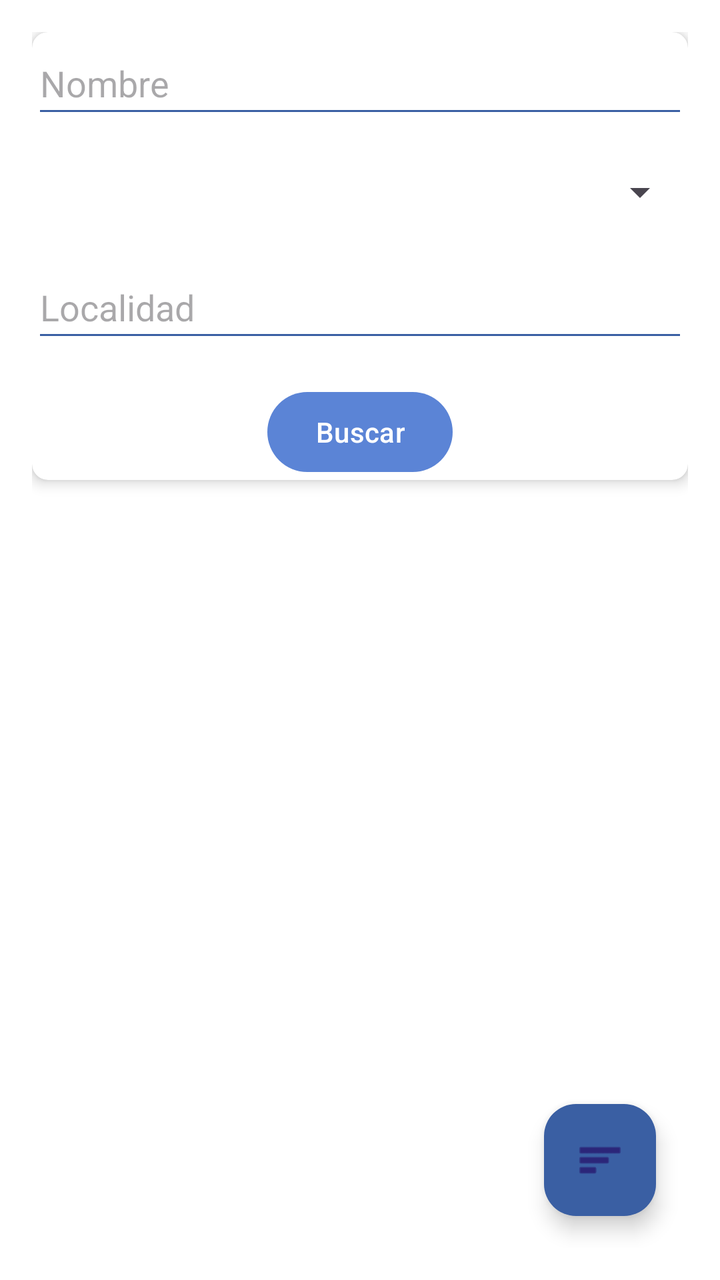
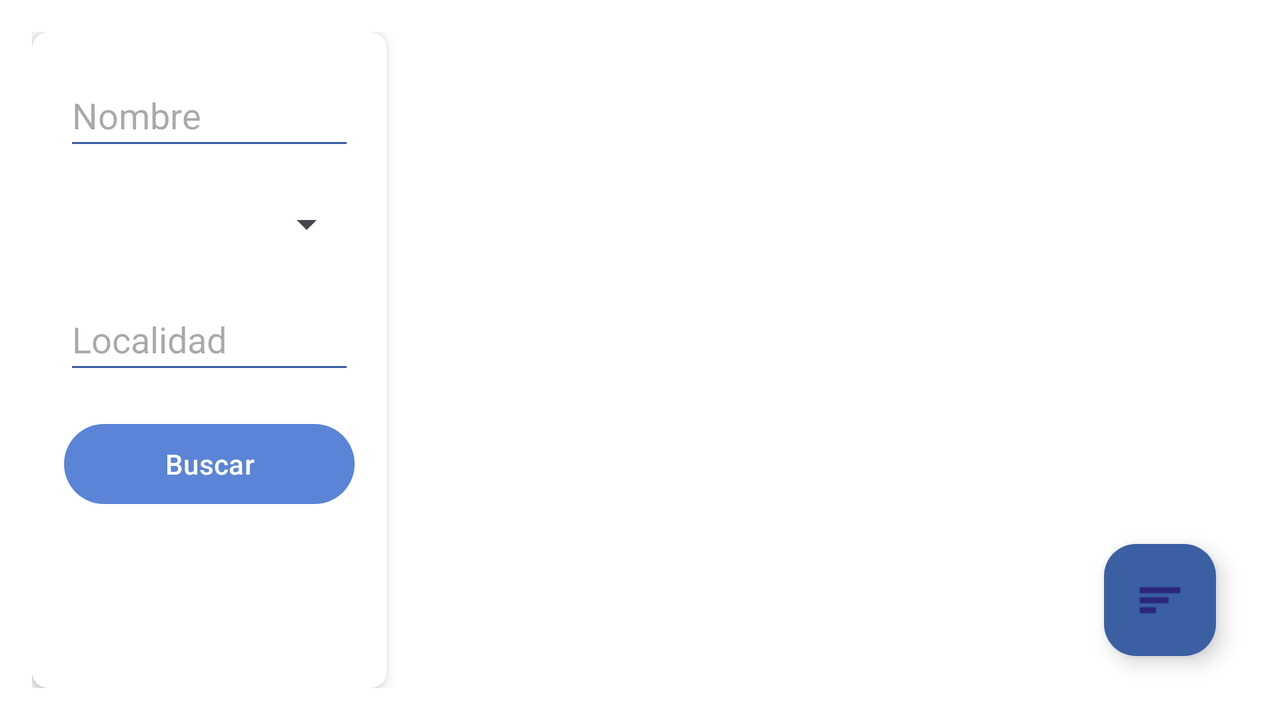

An Android layout and its configuration variant, each rendered on a device that would load it. The default file and the variant file are quoted in full after the pictures.
<!-- AndroidManifest.xml: application theme Theme.VitaSaludApp -->
<!-- res/layout/fragment_buscador.xml -->
<?xml version="1.0" encoding="utf-8"?>
<androidx.constraintlayout.widget.ConstraintLayout
    xmlns:android="http://schemas.android.com/apk/res/android"
    xmlns:app="http://schemas.android.com/apk/res-auto"
    android:layout_width="match_parent"
    android:layout_height="match_parent"
    android:background="@color/colorBackground"
    android:padding="16dp">

    
    <androidx.cardview.widget.CardView
        android:id="@+id/filter_container"
        android:layout_width="0dp"
        android:layout_height="wrap_content"
        app:cardElevation="4dp"
        app:cardCornerRadius="8dp"
        android:padding="16dp"
        app:layout_constraintTop_toTopOf="parent"
        app:layout_constraintStart_toStartOf="parent"
        app:layout_constraintEnd_toEndOf="parent">

        <androidx.constraintlayout.widget.ConstraintLayout
            android:layout_width="match_parent"
            android:layout_height="wrap_content">

            
            <EditText
                android:id="@+id/search_input_nombre"
                android:layout_width="0dp"
                android:layout_height="48dp"
                android:hint="@string/nombre"
                android:autofillHints="name"
                android:importantForAutofill="yes"
                android:imeOptions="actionNext"
                android:inputType="text"
                android:backgroundTint="@color/colorPrimaryDark"
                android:textColor="@color/colorText"
                app:layout_constraintTop_toTopOf="parent"
                app:layout_constraintStart_toStartOf="parent"
                app:layout_constraintEnd_toEndOf="parent"/>

            
            <Spinner
                android:id="@+id/spinner_especialidad"
                android:layout_width="0dp"
                android:layout_height="48dp"
                android:layout_marginTop="8dp"
                android:importantForAutofill="no"
                app:layout_constraintTop_toBottomOf="@id/search_input_nombre"
                app:layout_constraintStart_toStartOf="parent"
                app:layout_constraintEnd_toEndOf="parent"/>

            
            <EditText
                android:id="@+id/search_input_localidad"
                android:layout_width="0dp"
                android:layout_height="48dp"
                android:layout_marginTop="8dp"
                android:hint="@string/localidad"
                android:autofillHints="addressCity"
                android:importantForAutofill="yes"
                android:imeOptions="actionDone"
                android:inputType="text"
                android:backgroundTint="@color/colorPrimaryDark"
                android:textColor="@color/colorText"
                app:layout_constraintTop_toBottomOf="@id/spinner_especialidad"
                app:layout_constraintStart_toStartOf="parent"
                app:layout_constraintEnd_toEndOf="parent"/>

            
            <com.google.android.material.button.MaterialButton
                android:id="@+id/search_button"
                android:layout_width="wrap_content"
                android:layout_height="wrap_content"
                android:layout_marginTop="16dp"
                android:text="@string/buscar"
                android:importantForAutofill="no"
                app:icon="@drawable/ic_search"
                app:layout_constraintEnd_toEndOf="parent"
                app:layout_constraintStart_toStartOf="parent"
                app:layout_constraintTop_toBottomOf="@id/search_input_localidad" />

        </androidx.constraintlayout.widget.ConstraintLayout>
    </androidx.cardview.widget.CardView>

    
    <androidx.recyclerview.widget.RecyclerView
        android:id="@+id/recycler_view_buscador"
        android:layout_width="0dp"
        android:layout_height="0dp"
        app:layout_constraintTop_toBottomOf="@id/filter_container"
        app:layout_constraintBottom_toBottomOf="parent"
        app:layout_constraintStart_toStartOf="parent"
        app:layout_constraintEnd_toEndOf="parent"
        android:layout_marginTop="16dp"/>

    
    <ProgressBar
        android:id="@+id/progress_bar"
        android:layout_width="wrap_content"
        android:layout_height="wrap_content"
        app:layout_constraintTop_toTopOf="parent"
        app:layout_constraintBottom_toBottomOf="parent"
        app:layout_constraintStart_toStartOf="parent"
        app:layout_constraintEnd_toEndOf="parent"
        android:visibility="gone"/>

    
    <com.google.android.material.floatingactionbutton.FloatingActionButton
        android:id="@+id/fab_ordenar"
        android:layout_width="wrap_content"
        android:layout_height="wrap_content"
        android:layout_margin="16dp"
        android:contentDescription="@string/reservar_cita"
        android:src="@android:drawable/ic_menu_sort_by_size"
        app:backgroundTint="@color/colorPrimaryDark"
        app:layout_constraintBottom_toBottomOf="parent"
        app:layout_constraintEnd_toEndOf="parent" />

    
    <com.google.android.material.chip.ChipGroup
        android:id="@+id/chip_group"
        android:layout_width="wrap_content"
        android:layout_height="wrap_content"
        android:orientation="vertical"
        android:visibility="gone"
        app:layout_constraintBottom_toTopOf="@id/fab_ordenar"
        app:layout_constraintEnd_toEndOf="parent"
        android:layout_marginBottom="8dp"
        android:layout_marginEnd="16dp"
        android:padding="4dp">
        <com.google.android.material.chip.Chip
            android:id="@+id/chip_sort_nombre"
            android:layout_width="wrap_content"
            android:layout_height="wrap_content"
            android:text="@string/ordenar_por_nombre"/>
        <com.google.android.material.chip.Chip
            android:id="@+id/chip_sort_precio"
            android:layout_width="wrap_content"
            android:layout_height="wrap_content"
            android:text="@string/ordenar_por_precio"/>
        <com.google.android.material.chip.Chip
            android:id="@+id/chip_sort_distancia"
            android:layout_width="wrap_content"
            android:layout_height="wrap_content"
            android:text="@string/ordenar_por_distancia"/>
    </com.google.android.material.chip.ChipGroup>

</androidx.constraintlayout.widget.ConstraintLayout>
<!-- resources referenced by this layout -->
<resources>
  <color name="colorBackground">@color/white</color>
  <color name="colorPrimaryDark">@color/blue_700</color>
  <color name="colorText">@color/gray_800</color>
  <string name="buscar">Buscar</string>
  <string name="localidad">Localidad</string>
  <string name="nombre">Nombre</string>
  <string name="ordenar_por_distancia">Ordenar por distancia</string>
  <string name="ordenar_por_nombre">Ordenar por nombre</string>
  <string name="ordenar_por_precio">Ordenar por precio</string>
  <string name="reservar_cita">Reservar cita</string>
  <style name="Theme.VitaSaludApp" parent="Base.Theme.VitaSaludApp" />
  <color name="white">#FFFFFF</color>
  <color name="blue_700">#3A5FA3</color>
  <color name="gray_800">#222222</color>
  <style name="Base.Theme.VitaSaludApp" parent="Theme.Material3.DayNight.NoActionBar">
          
          <item name="colorPrimary">@color/colorPrimary</item>
          <item name="colorPrimaryContainer">@color/colorPrimaryLight</item>
          <item name="colorOnPrimary">@color/colorOnPrimary</item>
  
          
          <item name="colorSecondary">@color/colorSecondary</item>
          <item name="colorSecondaryContainer">@color/colorPrimaryDark</item>
          <item name="colorOnSecondary">@color/colorOnPrimary</item>
  
          
          <item name="android:colorBackground">@color/colorBackground</item> 
          <item name="colorSurface">@color/colorSurface</item>
          <item name="colorOnSurface">@color/colorText</item>
          <item name="colorOnSurfaceVariant">@color/colorTextSecondary</item>
  
          
          <item name="colorPrimaryInverse">@color/blue_700</item>
          <item name="colorSurfaceVariant">@color/blue_50</item>
  
          
          <item name="android:statusBarColor">?attr/colorPrimaryContainer</item> 
          <item name="android:navigationBarColor">@color/colorBackground</item> 
      </style>
  <color name="colorPrimary">@color/blue_500</color>
  <color name="colorPrimaryLight">@color/blue_100</color>
  <color name="colorOnPrimary">@color/white</color>
  <color name="colorSecondary">@color/blue_200</color>
  <color name="colorSurface">@color/gray_50</color>
  <color name="colorTextSecondary">@color/gray_500</color>
  <color name="blue_50">#E6F0FF</color>
  <color name="blue_500">#5B84D6</color>
  <color name="blue_100">#A6C8FF</color>
  <color name="blue_200">#7DAEFF</color>
  <color name="gray_50">#F9FAFC</color>
  <color name="gray_500">#6C6C6C</color>
</resources>
<!-- res/layout-land/fragment_buscador.xml (the author's variant of the layout above) -->
<!-- drawn on the phone turned sideways -->
<?xml version="1.0" encoding="utf-8"?>
<androidx.constraintlayout.widget.ConstraintLayout
    xmlns:android="http://schemas.android.com/apk/res/android"
    xmlns:app="http://schemas.android.com/apk/res-auto"
    android:layout_width="match_parent"
    android:layout_height="match_parent"
    android:background="@color/colorBackground"
    android:padding="16dp">

    
    <LinearLayout
        android:layout_width="0dp"
        android:layout_height="0dp"
        android:orientation="horizontal"
        android:weightSum="4"
        app:layout_constraintTop_toTopOf="parent"
        app:layout_constraintBottom_toBottomOf="parent"
        app:layout_constraintStart_toStartOf="parent"
        app:layout_constraintEnd_toEndOf="parent">

        
        <androidx.cardview.widget.CardView
            android:id="@+id/filter_container"
            android:layout_width="0dp"
            android:layout_height="match_parent"
            android:layout_weight="1.2"
            app:cardElevation="4dp"
            app:cardCornerRadius="8dp"
            android:layout_marginEnd="16dp">

            <ScrollView
                android:layout_width="match_parent"
                android:layout_height="match_parent"
                android:fillViewport="true">

                <androidx.constraintlayout.widget.ConstraintLayout
                    android:layout_width="match_parent"
                    android:layout_height="wrap_content"
                    android:padding="16dp">

                    
                    <EditText
                        android:id="@+id/search_input_nombre"
                        android:layout_width="0dp"
                        android:layout_height="48dp"
                        android:hint="@string/nombre"
                        android:autofillHints="name"
                        android:importantForAutofill="yes"
                        android:imeOptions="actionNext"
                        android:inputType="text"
                        android:backgroundTint="@color/colorPrimaryDark"
                        android:textColor="@color/colorText"
                        app:layout_constraintTop_toTopOf="parent"
                        app:layout_constraintStart_toStartOf="parent"
                        app:layout_constraintEnd_toEndOf="parent"/>

                    
                    <Spinner
                        android:id="@+id/spinner_especialidad"
                        android:layout_width="0dp"
                        android:layout_height="48dp"
                        android:layout_marginTop="8dp"
                        android:importantForAutofill="no"
                        app:layout_constraintTop_toBottomOf="@id/search_input_nombre"
                        app:layout_constraintStart_toStartOf="parent"
                        app:layout_constraintEnd_toEndOf="parent"/>

                    
                    <EditText
                        android:id="@+id/search_input_localidad"
                        android:layout_width="0dp"
                        android:layout_height="48dp"
                        android:layout_marginTop="8dp"
                        android:hint="@string/localidad"
                        android:autofillHints="addressCity"
                        android:importantForAutofill="yes"
                        android:imeOptions="actionDone"
                        android:inputType="text"
                        android:backgroundTint="@color/colorPrimaryDark"
                        android:textColor="@color/colorText"
                        app:layout_constraintTop_toBottomOf="@id/spinner_especialidad"
                        app:layout_constraintStart_toStartOf="parent"
                        app:layout_constraintEnd_toEndOf="parent"/>

                    
                    <com.google.android.material.button.MaterialButton
                        android:id="@+id/search_button"
                        android:layout_width="match_parent"
                        android:layout_height="wrap_content"
                        android:layout_marginTop="16dp"
                        android:text="@string/buscar"
                        android:importantForAutofill="no"
                        app:icon="@drawable/ic_search"
                        app:layout_constraintTop_toBottomOf="@id/search_input_localidad" />
                </androidx.constraintlayout.widget.ConstraintLayout>
            </ScrollView>
        </androidx.cardview.widget.CardView>

        
        <androidx.constraintlayout.widget.ConstraintLayout
            android:layout_width="0dp"
            android:layout_height="match_parent"
            android:layout_weight="2.8">

            
            <androidx.recyclerview.widget.RecyclerView
                android:id="@+id/recycler_view_buscador"
                android:layout_width="match_parent"
                android:layout_height="match_parent"
                android:layout_marginStart="8dp"/>

            
            <ProgressBar
                android:id="@+id/progress_bar"
                android:layout_width="wrap_content"
                android:layout_height="wrap_content"
                app:layout_constraintTop_toTopOf="parent"
                app:layout_constraintBottom_toBottomOf="parent"
                app:layout_constraintStart_toStartOf="parent"
                app:layout_constraintEnd_toEndOf="parent"
                android:visibility="gone"/>

            
            <com.google.android.material.floatingactionbutton.FloatingActionButton
                android:id="@+id/fab_ordenar"
                android:layout_width="wrap_content"
                android:layout_height="wrap_content"
                android:layout_margin="16dp"
                android:contentDescription="@string/reservar_cita"
                android:src="@android:drawable/ic_menu_sort_by_size"
                app:backgroundTint="@color/colorPrimaryDark"
                app:layout_constraintBottom_toBottomOf="parent"
                app:layout_constraintEnd_toEndOf="parent" />

            
            <com.google.android.material.chip.ChipGroup
                android:id="@+id/chip_group"
                android:layout_width="wrap_content"
                android:layout_height="wrap_content"
                android:orientation="vertical"
                android:visibility="gone"
                app:layout_constraintBottom_toTopOf="@id/fab_ordenar"
                app:layout_constraintEnd_toEndOf="parent"
                android:layout_marginBottom="8dp"
                android:layout_marginEnd="16dp"
                android:padding="4dp">
                <com.google.android.material.chip.Chip
                    android:id="@+id/chip_sort_nombre"
                    android:layout_width="wrap_content"
                    android:layout_height="wrap_content"
                    android:text="@string/ordenar_por_nombre"/>
                <com.google.android.material.chip.Chip
                    android:id="@+id/chip_sort_precio"
                    android:layout_width="wrap_content"
                    android:layout_height="wrap_content"
                    android:text="@string/ordenar_por_precio"/>
                <com.google.android.material.chip.Chip
                    android:id="@+id/chip_sort_distancia"
                    android:layout_width="wrap_content"
                    android:layout_height="wrap_content"
                    android:text="@string/ordenar_por_distancia"/>
            </com.google.android.material.chip.ChipGroup>
        </androidx.constraintlayout.widget.ConstraintLayout>
    </LinearLayout>

</androidx.constraintlayout.widget.ConstraintLayout>
